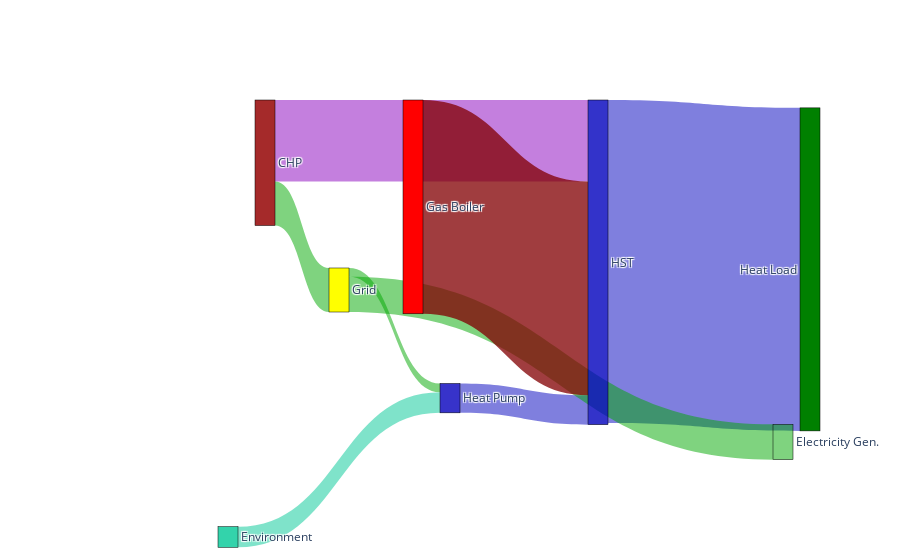

Notebook source saved alongside this figure:
### Code cell
fig = go.Figure(data=[go.Sankey(
    arrangement = "snap",
    valuesuffix = "Wh",
    node = dict(
      pad = 10,
    #   thickness = 20,
      line = dict(color = "black", width = 0.5),
      label = ['Grid',"Heat Pump", "HST", "Heat Load", "CHP", "Electricity Gen.", "energy loss", "Environment", "Gas Boiler"],
      x = [0.35, 0.0, 0.7, 0.85, 0.25, 0.95, 0.2, 0.45, 0.25],
      y = [0.5,0,0.3,0,-0.5,0.9,1.15,-2, 0],
    #   color = "blue"
      color = ['Yellow', 'rgba(5, 0, 189, 0.8)', 'rgba(0, 0, 189, 0.8)', 'Green', 'Brown', 'rgba(0, 168, 0, 0.5)', 'rgba(150, 200, 0, 0.8)', 'rgba(0, 200, 150, 0.8)', 'red']
    ),
    link = dict(
      # arrowlen = 85,
      source = [0, 1, 2, 4, 4,0, 2, 7, 8], # actually not, no dynamic switching here!reversed directions for hwt2_sh and hwt0_hp
      target = [1, 2, 3, 2, 0, 5, 6, 1, 2],
      # source = sources,
      # target = targets,
      value = vals_smpl2,
      color = ['rgba(0, 168, 0, 0.5)', 'rgba(0, 0, 189, 0.5)', 'rgba(0, 0, 189, 0.5)', 'rgba(137, 0, 189, 0.5)', 'rgba(0, 168, 0, 0.5)', 'rgba(0, 168, 0, 0.5)', 'rgba(143, 0, 43, 0.9)','rgba(0, 200, 150, 0.5)', 'rgba(130, 0, 3, 0.76)']
    #   curve = [0, 0, 0, 0.5, 0]
  ))],
  layout = dict()
  )

fig.show()

### Figure 1 — Plotly figure (JSON) as saved in the notebook; plotly's stock layout.template omitted (floating-point values rounded to 4 significant figures)
{"data": [{"arrangement": "snap", "link": {"color": ["rgba(0, 168, 0, 0.5)", "rgba(0, 0, 189, 0.5)", "rgba(0, 0, 189, 0.5)", "rgba(137, 0, 189, 0.5)", "rgba(0, 168, 0, 0.5)", "rgba(0, 168, 0, 0.5)", "rgba(143, 0, 43, 0.9)", "rgba(0, 200, 150, 0.5)", "rgba(130, 0, 3, 0.76)"], "source": [0, 1, 2, 4, 4, 0, 2, 7, 8], "target": [1, 2, 3, 2, 0, 5, 6, 1, 2], "value": [887300.0, 3006940, 33070000.0, 8345000.0, 4506000.0, 3619000.0, -168900.0, 2117000.0, 21885500]}, "node": {"color": ["Yellow", "rgba(5, 0, 189, 0.8)", "rgba(0, 0, 189, 0.8)", "Green", "Brown", "rgba(0, 168, 0, 0.5)", "rgba(150, 200, 0, 0.8)", "rgba(0, 200, 150, 0.8)", "red"], "label": ["Grid", "Heat Pump", "HST", "Heat Load", "CHP", "Electricity Gen.", "energy loss", "Environment", "Gas Boiler"], "line": {"color": "black", "width": 0.5}, "pad": 10, "x": [0.35, 0, 0.7, 0.85, 0.25, 0.95, 0.2, 0.45, 0.25], "y": [0.5, 0, 0.3, 0, -0.5, 0.9, 1.15, -2, 0]}, "type": "sankey", "valuesuffix": "Wh"}], "layout": {}}
